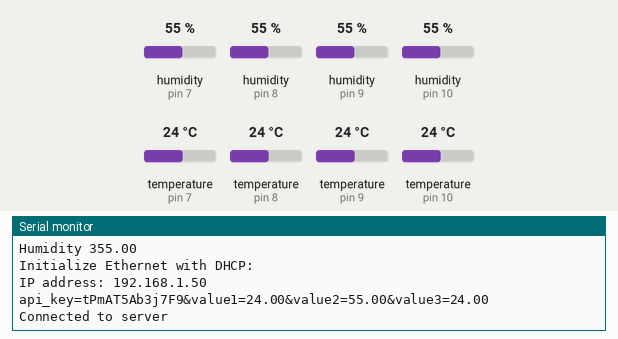
A sketch run on a simulated Arduino Uno, built with avr-gcc and run on an emulated ATmega328P. On the bench: the last lines printed to the serial monitor. The inputs (shaded band) are chosen by the test bench; at power-on: humidity (sensors on pin 7, pin 8, pin 9, pin 10) 55 %, temperature (sensors on pin 8, pin 7, pin 9, pin 10) 24 °C. WiFi joins after 1.5 s; servers stay silent unless stated.

Above: at 4.6 s.
4.7 s: humidity (sensor on pin 7) set to 22 %
8.5 s: temperature (sensor on pin 8) set to 12 °C
12.3 s: temperature (sensor on pin 7) set to 12 °C
At 14.04 s:
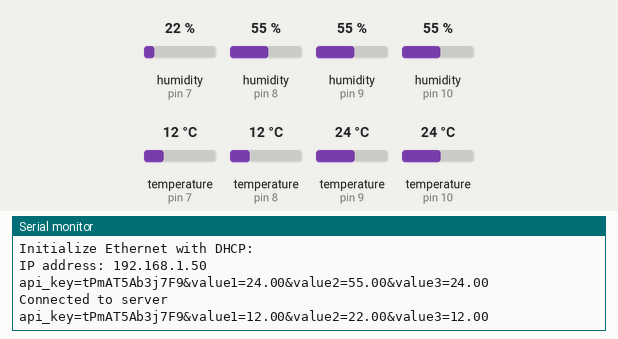
16.1 s: temperature (sensor on pin 8) set to 19 °C
At 16.8 s:
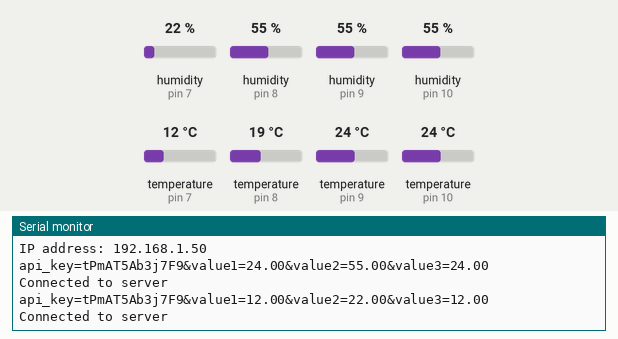
19.9 s: humidity (sensor on pin 7) set to 40 %
At 24.57 s:
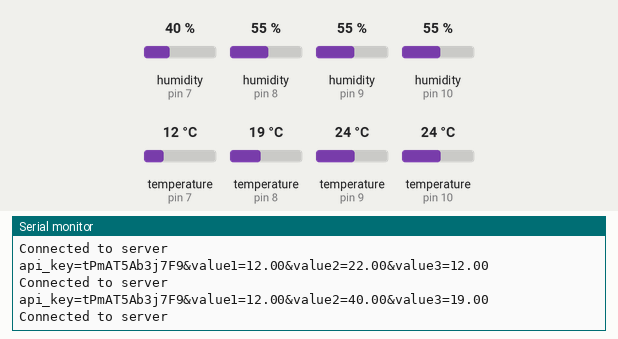

Measured:
- after the input at 12.3 s, the serial monitor: prints a new line after 1.6 s (image 1)
- after the input at 19.9 s, the serial monitor: prints a new line after 4.3 s (image 3)

The sketch:

f.ino
```cpp
#include <Ethernet.h>
#include <SPI.h>
#include <Adafruit_Sensor.h>
#include <DHT.h>
#include <DHT_U.h>

//ds18b20 lib
#include <OneWire.h>
#include <DallasTemperature.h>

String apiKeyValue = "tPmAT5Ab3j7F9";
uint8_t mac[6] = {0x00,0x01,0x02,0x03,0x04,0x05};

// Uncomment the type of sensor in use:
#define DHTTYPE    DHT11     // DHT 11
//#define DHTTYPE    DHT22     // DHT 22 (AM2302)
//#define DHTTYPE    DHT21     // DHT 21 (AM2301)

#define DHTPIN1 7
#define DHTPIN2 8
#define DHTPIN3 9
#define DHTPIN4 10

DHT dht[] = {
  {DHTPIN1, DHTTYPE},
  {DHTPIN2, DHTTYPE},
  {DHTPIN3, DHTTYPE},
  {DHTPIN4, DHTTYPE},
};

float humidity[4];
float temperature[4];
float temperature_calibration = 0.0;

//ds18b20 для калибровки
const int oneWireBus = 8;
OneWire oneWire(oneWireBus);
DallasTemperature sensors(&oneWire);

EthernetClient client;
char server[] = "smart.1561.moscow";

void setup() {
  Serial.begin(9600);
  sensors.begin();
  for (auto& sensor : dht) {
    sensor.begin();
  }

  //ds18b20 read temperature
  sensors.requestTemperatures();
  temperature_calibration = sensors.getTempCByIndex(0);
  Serial.print(F("temperature_calibration:")); Serial.print(temperature_calibration); Serial.println("ºC");

  for (int i = 0; i < 4; i++) {
    temperature[i] = dht[i].readTemperature();
    humidity[i] = dht[i].readHumidity();
  }

  for (int i = 0; i < 4; i++) {
    Serial.print(F("Temperature "));
    Serial.print(i);
    Serial.println(temperature[i]);
    Serial.print(F("Humidity "));
    Serial.print(i);
    Serial.println(humidity[i]);
  }

    //start the Ethernet connection:
  Serial.println("Initialize Ethernet with DHCP:");
  if(Ethernet.begin(mac) == 0){
    Serial.println("Failed to configure Ethernet using DHCP");
    while(1);
  }
  Serial.print("IP address: ");
  Serial.println(Ethernet.localIP());
  delay(1000);
}

void loop() {

  for (int i = 0; i < 4; i++) {
    temperature[i] = dht[i].readTemperature();
    humidity[i] = dht[i].readHumidity();
  }

   String httpRequestData = "api_key=" + apiKeyValue + "&value1=" + String(temperature[0])
                           + "&value2=" + String(humidity[0]) + "&value3=" + String(temperature[1]) + "";

  Serial.println(httpRequestData);
  if (client.connect(server,80)){
      Serial.println("Connected to server");
      client.println("POST /post-data.php HTTP/1.1");
      client.println("Host: smart.1561.moscow");
      client.println("Content-Type: application/x-www-form-urlencoded");
      client.print("Content-Length: ");
      client.println(httpRequestData.length());
      client.println();
      client.println(httpRequestData);
      client.println();
  }else{
      Serial.println("Connection to server failed");
  }

  delay(10000);
}
```
